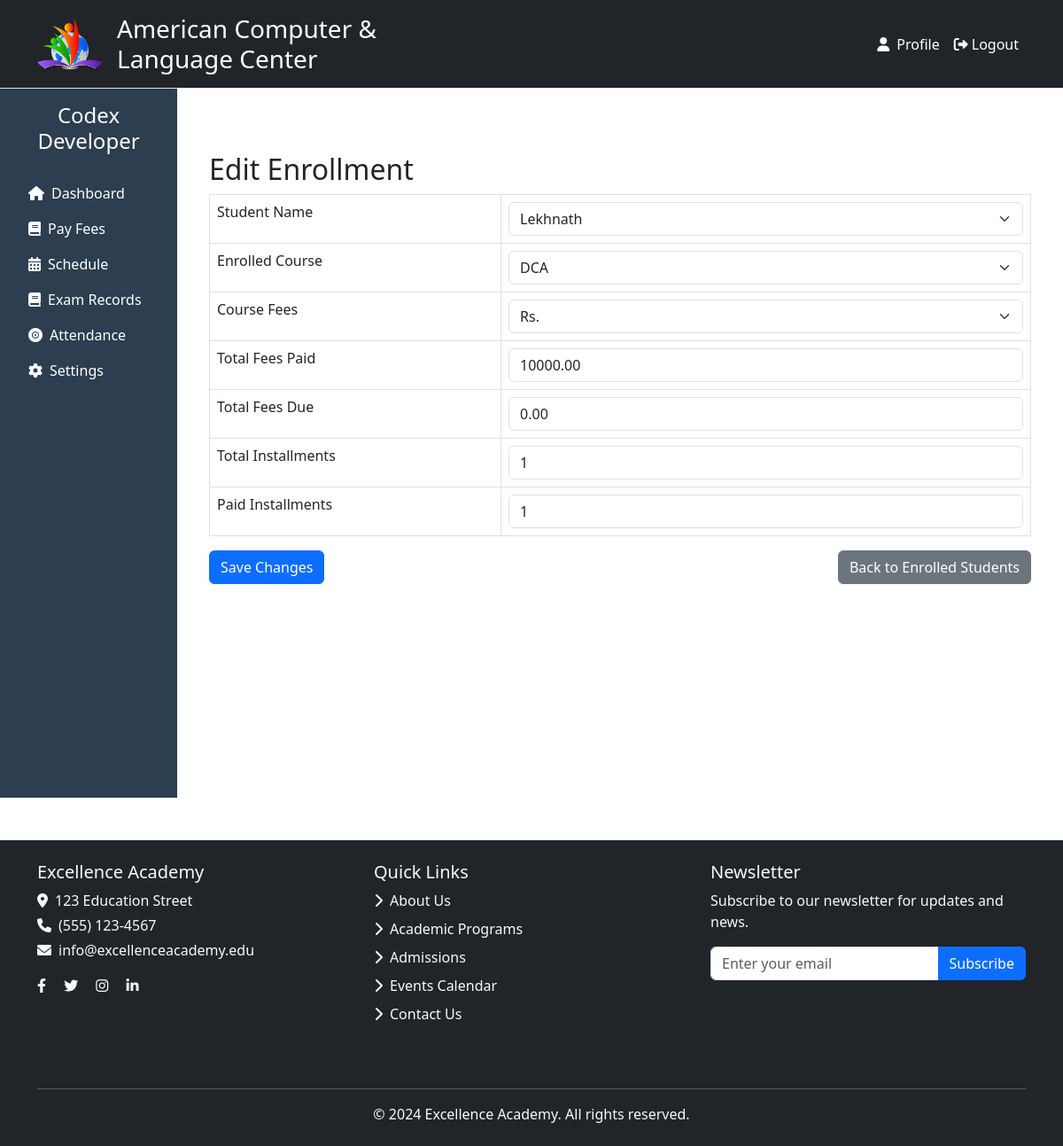
Screenshot of /enroll/student/edit/1/ (signed in) with the database file from the repository.
### userapp/models.py (models this page shows, shortened)
class EnrollStudent(models.Model):
    student_name = models.ForeignKey(Student, on_delete=models.CASCADE)
    course_name = models.ForeignKey(Course, on_delete=models.CASCADE)
    enrollment_date = models.DateField(auto_now_add=True)
    status = models.CharField(max_length=20, choices=[
        ('active', 'Active'),
        ('completed', 'Completed'),
        ('dropped', 'Dropped')
    ], default='active')
    total_fees_paid = models.DecimalField(max_digits=10, decimal_places=2, default=0.00)
    total_fees_due = models.DecimalField(max_digits=10, decimal_places=2, default=0.00)
    total_installments = models.IntegerField(default=1)
    paid_installments = models.IntegerField(default=0)

class Student(models.Model):
    user = models.ForeignKey(CustomUser, on_delete=models.CASCADE)
    student_id = models.CharField(max_length=10, unique=True)
    role_number = models.CharField(max_length=10, unique=True, editable=False)
    created_by = models.ForeignKey(CustomUser, on_delete=models.SET_NULL, null=True, blank=True, related_name='created_students')
    profile_photo = models.ImageField(upload_to='students/', default='students/default-avatar.jpg', null=True)
    name = models.CharField(max_length=100)  # Full name can be stored as one field or use first_name, last_name
    email = models.EmailField()
    gender = models.CharField(max_length=10, choices=GENDER_CHOICES)
    course = models.ForeignKey('Course', on_delete=models.CASCADE)
    address = models.TextField()
    dob = models.DateField()
    father_name = models.CharField(max_length=255, blank=True, null=True)
    father_occupation = models.CharField(max_length=255, blank=True, null=True)
    father_phone = models.CharField(max_length=20, blank=True, null=True)
    mother_name = models.CharField(max_length=255, blank=True, null=True)

### userapp/views.py (the view)
# urls.py: path('enroll/student/edit/<int:enrollment_id>/', views.edit_enrollment_student, name='edit_enrollment_student'),
@login_required(login_url='/login/')
def edit_enrollment_student(request, enrollment_id):
    enrollment = get_object_or_404(EnrollStudent, id=enrollment_id)
    if request.method == 'POST':
        student_name_id = request.POST.get('student_name')
        enrolled_course_id = request.POST.get('enrolled_course')
        fees_for_course_id = request.POST.get('fees_for_course')
        total_fees_paid = request.POST.get('total_fees_paid')
        total_fees_due = request.POST.get('total_fees_due')
        total_installments = request.POST.get('total_installments')
        paid_installments = request.POST.get('paid_installments')
        student_name = get_object_or_404(Student, id=student_name_id)
        enrolled_course = get_object_or_404(Course, id=enrolled_course_id)
        fees_for_course = get_object_or_404(CourseFees, id=fees_for_course_id)
        enrollment.student_name = student_name
        enrollment.enrolled_course = enrolled_course
        enrollment.fees_for_course = fees_for_course
        enrollment.total_fees_paid = total_fees_paid
        enrollment.total_fees_due = total_fees_due
        enrollment.total_installments = total_installments
        enrollment.paid_installments = paid_installments
        enrollment.save()
        return redirect('enrolled_students_list')  # Redirect to a list of enrolled students after saving
    else:
        students = Student.objects.all()
        courses = Course.objects.all()
        course_fees = CourseFees.objects.all()
        return render(request, 'fees/edit_enrolled_students_list.html', {
            'enrollment': enrollment,
            'students': students,
            'courses': courses,
            'course_fees': course_fees
        })

### userapp/templates/fees/edit_enrolled_students_list.html (shortened to what this page needs)
{% extends 'user/base.html' %}
{% block content %}
<div class="container mt-5">
    <h2>Edit Enrollment</h2>
    <form method="POST">
        <table class="table table-bordered">
            <tbody>
                <tr>
                    <td><label for="student_name">Student Name</label></td>
                    <td>
                        <select class="form-select" name="student_name" id="student_name" required>
                            {% for student in students %}
                                <option value="{{ student.id }}" {% if student.id == enrollment.student_name.id %}selected{% endif %}>
                                    {{ student.name }}
                                </option>
                            {% endfor %}
                        </select>
                    </td>
                </tr>
                <tr>
                    <td><label for="enrolled_course">Enrolled Course</label></td>
                    <td>
                        <select class="form-select" name="enrolled_course" id="enrolled_course" required>
                            {% for course in courses %}
                                <option value="{{ course.id }}" {% if course.id == enrollment.enrolled_course.id %}selected{% endif %}>
                                    {{ course.name }}
                                </option>
                            {% endfor %}
                        </select>
                    </td>
                </tr>
                <tr>
                    <td><label for="fees_for_course">Course Fees</label></td>
                    <td>
                        <select class="form-select" name="fees_for_course" id="fees_for_course" required>
                            {% for fee in course_fees %}
                                <option value="{{ fee.id }}" {% if fee.id == enrollment.fees_for_course.id %}selected{% endif %}>
                                    {{ fee.amount }} Rs.
                                </option>
                            {% endfor %}
                        </select>
                    </td>
                </tr>
                <tr>
                    <td><label for="total_fees_paid">Total Fees Paid</label></td>
                    <td>
                        <input type="number" class="form-control" name="total_fees_paid" id="total_fees_paid" value="{{ enrollment.total_fees_paid }}" required>
                    </td>
                </tr>
                <tr>
                    <td><label for="total_fees_due">Total Fees Due</label></td>
                    <td>
                        <input type="number" class="form-control" name="total_fees_due" id="total_fees_due" value="{{ enrollment.total_fees_due }}" required>
                    </td>
                </tr>
                <tr>
                    <td><label for="total_installments">Total Installments</label></td>
                    <td>
                        <input type="number" class="form-control" name="total_installments" id="total_installments" value="{{ enrollment.total_installments }}" required>
                    </td>
                </tr>
                <tr>
                    <td><label for="paid_installments">Paid Installments</label></td>
                    <td>
                        <input type="number" class="form-control" name="paid_installments" id="paid_installments" value="{{ enrollment.paid_installments }}" required>
                    </td>
                </tr>
            </tbody>
        </table>
        <div class="d-flex justify-content-between">
            <button type="submit" class="btn btn-primary">Save Changes</button>
            <a href="{% url 'enrolled_students_list' %}" class="btn btn-secondary">Back to Enrolled Students</a>
        </div>
    </form>
</div>
{% endblock %}

### rows the page displays
EnrollStudent: student_name "Lekhnath", total_fees_paid "10000.00", total_fees_due "0.00", total_installments "1", paid_installments "1"

### other values shown
form field enrolled_course "DCA"
